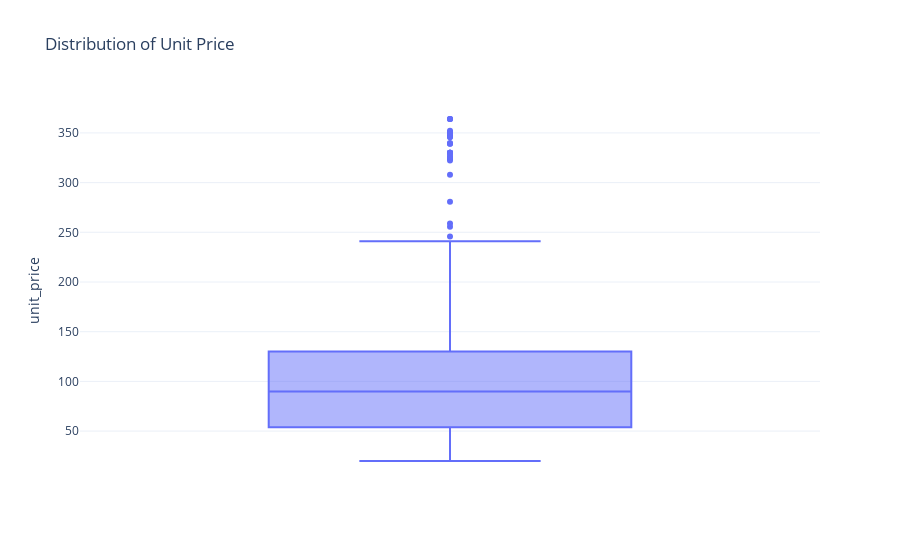

Notebook cell for this chart:
### Markdown cell above
## distribution of the unit price

### Code cell
fig = px.box(df, y='unit_price', title='Distribution of Unit Price')
fig.show()

### Figure 1 — Plotly figure (JSON) as saved in the notebook; plotly's stock layout.template omitted (floating-point values rounded to 4 significant figures; data arrays with more than 128 entries replaced by an {"elided": "..."} marker saying what was removed)
{"data": [{"alignmentgroup": "True", "hovertemplate": "unit_price=%{y}<extra></extra>", "legendgroup": "", "marker": {"color": "#636efa"}, "name": "", "notched": false, "offsetgroup": "", "orientation": "v", "showlegend": false, "type": "box", "x0": " ", "xaxis": "x", "y": {"elided": "676 float values"}, "y0": " ", "yaxis": "y"}], "layout": {"boxmode": "group", "legend": {"tracegroupgap": 0}, "title": {"text": "Distribution of Unit Price"}, "xaxis": {"anchor": "y", "domain": [0, 1]}, "yaxis": {"anchor": "x", "domain": [0, 1], "title": {"text": "unit_price"}}}}
